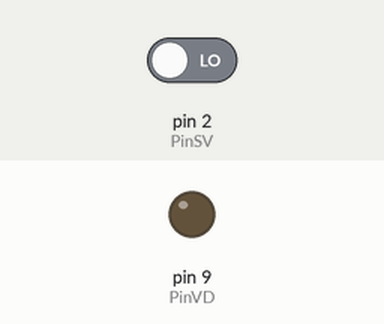
Bench run of a sketch on a simulated Arduino Uno, built with avr-gcc and run on an emulated ATmega328P. Shown: output pins drawn as LEDs (lit = HIGH). The inputs (shaded band) are chosen by the test bench; at power-on: pin 2 (PinSV) LOW.

Above: at 1.2 s.
1.3 s: pin 2 (PinSV) driven HIGH
At 2.3 s:
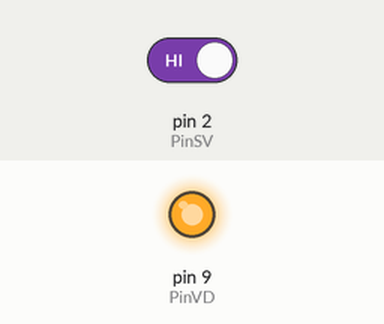
2.8 s: pin 2 (PinSV) driven LOW
At 3.5 s:
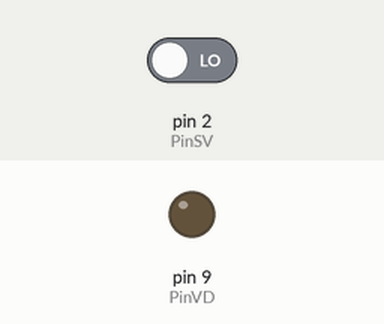
Timing chart, 0 to 5.8 s (numbered marks = the images above; inputs shaded):
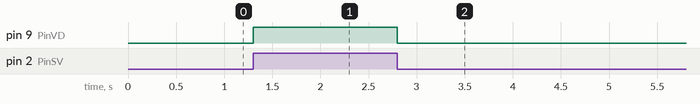

Measured:
- after the input at 1.3 s, pin 9 (PinVD): LOW → HIGH at once
- after the input at 2.8 s, pin 9 (PinVD): HIGH → LOW at once

The sketch:

Lesson_13a.ino
```cpp
const int PinSV = 2;                          //  Константа с № входа  к которому подключён датчик вибраций
const int PinVD = 9;                          //  Константа с № вывода к которому подключён светодиод

void setup(){                                 //  Код внутри функции setup выполняется однократно при старте
    pinMode(PinSV, INPUT);                    //  Конфигурируем вывод PinSV как вход
    pinMode(PinVD, OUTPUT);                   //  Конфигурируем вывод PinVD как выход
}

void loop(){                                  //  Код внутри функции loop выполняется постоянно
    digitalWrite(PinVD, digitalRead(PinSV));  //  Копируем состояние входа PinSV на выход PinVD
}
```
